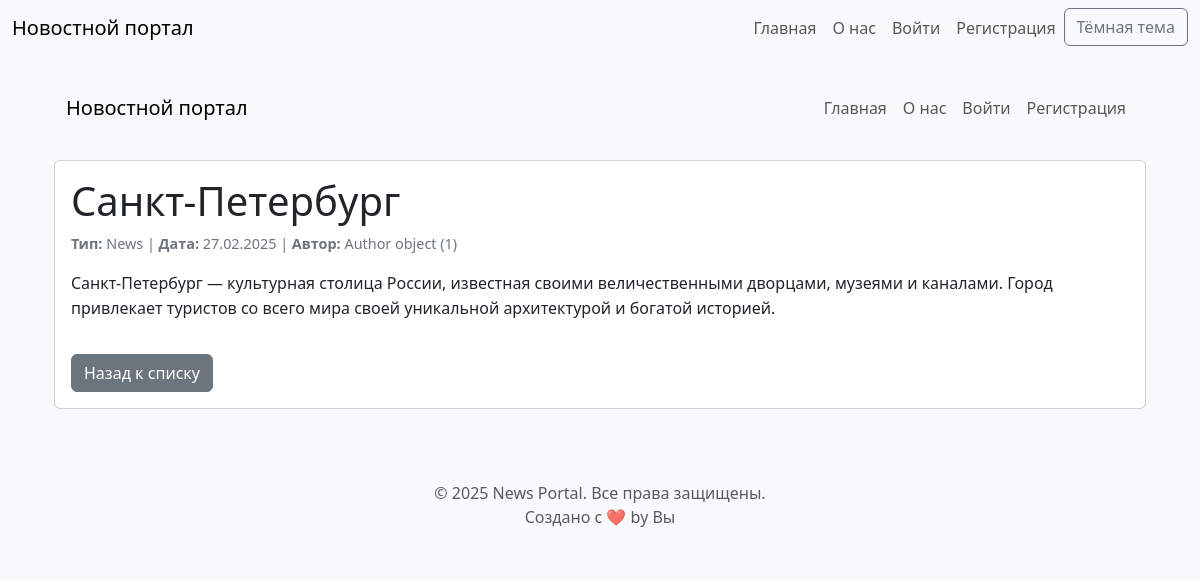
/news/6/, run on the app's committed database.
### news/models.py (models this page shows, shortened)
class News(models.Model):
    TYPE_CHOICES = [
        ('news', 'Новость'),
        ('article', 'Статья'),
    ]
    title = models.CharField(max_length=200, verbose_name='Заголовок')
    content = models.TextField(verbose_name='Содержание')
    published_date = models.DateTimeField(auto_now_add=True, verbose_name='Дата публикации')
    author = models.ForeignKey(Author, on_delete=models.CASCADE, null=True, blank=True, verbose_name='Автор')  # Изменено на ForeignKey
    type = models.CharField(max_length=10, choices=TYPE_CHOICES, default='news', verbose_name='Тип')
    rating = models.SmallIntegerField(default=0)  # Добавлено из Post
    categories = models.ManyToManyField(Category, through='NewsCategory', blank=True)  # Добавлено из Post
    class Meta:
        ordering = ['-published_date']
        verbose_name = 'Новость/Статья'
        verbose_name_plural = 'Новости/Статьи'

class Author(models.Model):
    authorUser = models.OneToOneField(User, on_delete=models.CASCADE)
    ratingAuthor = models.SmallIntegerField(default=0)

### news/views.py (the view)
# urls.py: path('<int:pk>/', views.news_detail, name='news_detail'),
def news_detail(request, pk):
    news = get_object_or_404(News, pk=pk)
    return render(request, 'news/news_detail.html', {'news': news})

### news/templates/news/news_detail.html (shortened to what this page needs)
{% extends 'base.html' %}
{% block content %}
<div class="container">
    <nav class="navbar navbar-expand-lg navbar-light bg-light mb-4">
        <div class="container-fluid">
            <a class="navbar-brand" href="{% url 'news:news_list' %}">Новостной портал</a>
            <div class="collapse navbar-collapse" id="navbarNav">
                <ul class="navbar-nav ms-auto">
                    <li class="nav-item">
                        <a class="nav-link" href="{% url 'news:news_list' %}">Главная</a>
                    </li>
                    <li class="nav-item">
                        <a class="nav-link" href="{% url 'news:about' %}">О нас</a>
                    </li>
                    {% if user.is_authenticated %}
                        <li class="nav-item">
                            <a class="nav-link" href="{% url 'news:profile_edit' %}">Профиль</a>
                        </li>
                        <li class="nav-item">
                            <a class="nav-link" href="{% url 'account_logout' %}">Выйти</a>
                        </li>
                    {% else %}
                        <li class="nav-item">
                            <a class="nav-link" href="{% url 'account_login' %}">Войти</a>
                        </li>
                        <li class="nav-item">
                            <a class="nav-link" href="{% url 'account_signup' %}">Регистрация</a>
                        </li>
                    {% endif %}
                </ul>
            </div>
        </div>
    </nav>
    <div class="card">
        <div class="card-body">
            <h1 class="card-title">{{ news.title }}</h1>
            <p class="news-meta">
                <strong>Тип:</strong> {{ news.type|title }} |
                <strong>Дата:</strong> {{ news.published_date|date:"d.m.Y" }} |
                <strong>Автор:</strong> {{ news.author|default:"Без автора" }}
            </p>
            <p class="news-content">{{ news.content }}</p>
            <a href="{% url 'news:news_list' %}" class="btn btn-secondary mt-3">Назад к списку</a>
        </div>
    </div>
</div>
{% endblock %}

### static/css/styles.css (style rules this page uses)
.light-mode { background-color: #f8f9fa; color: #212529; }
.light-mode .news-meta { color: #6c757d; font-size: 0.9rem; }
.light-mode .news-content { font-size: 1rem; line-height: 1.6; }
html { scroll-behavior: smooth; }

### data on the page
News: title "Санкт-Петербург", type "News", published_date "27.02.2025", author "Author object (1)", content "Санкт-Петербург — культурная столица России, известная своими величественными дворцами, музеями и каналами. Город привлекает туристов со всего мира своей уникальной архитектурой и богатой историей."
